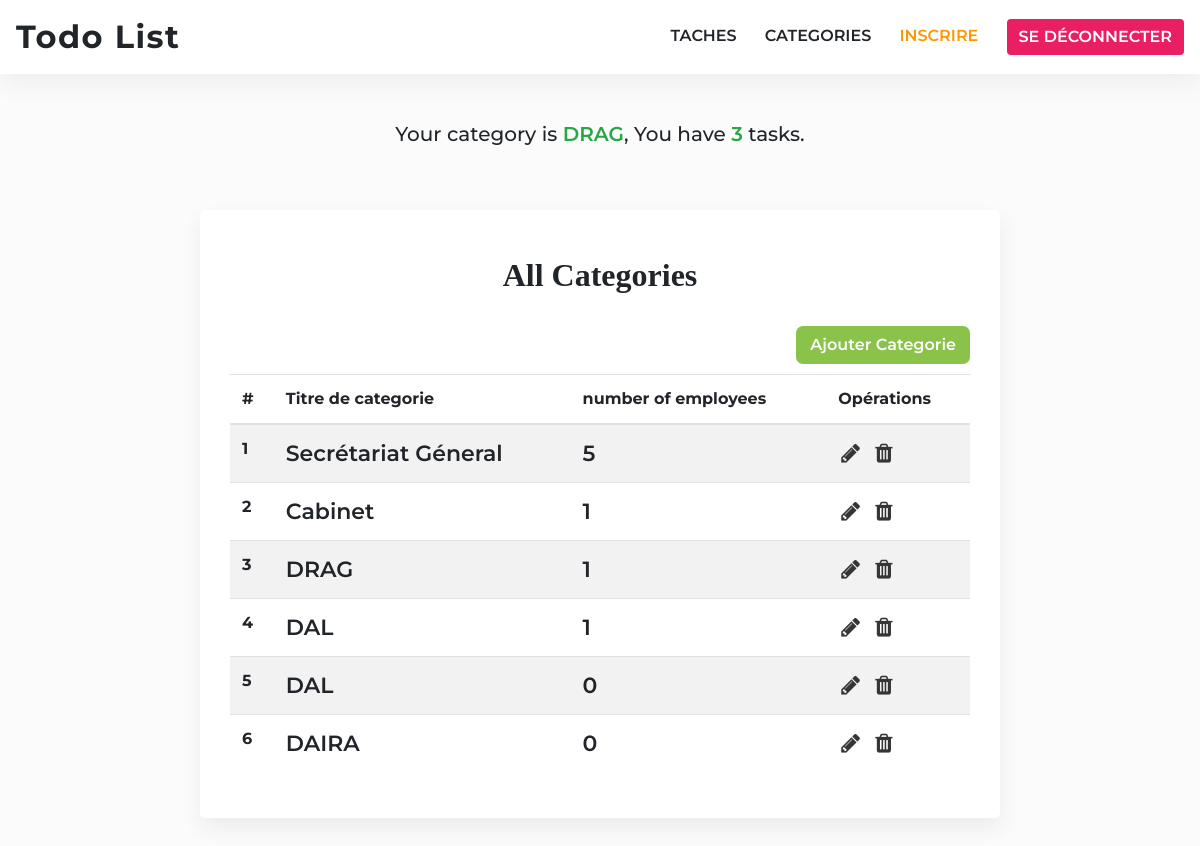
/categories (signed in), run on the app's committed database.
### app/models/Model.py (models this page shows, shortened)
class Category(db.Model):
    id = db.Column(db.Integer, primary_key=True)
    title = db.Column(db.String(100), nullable=False)
    users = db.relationship('User', backref='category', lazy="dynamic")

### app/views/category.py (the view)
@category.route('/categories')
@login_required
def categories():
    title = "categories"
    categories = Category.query.all()
    return render_template('categories/index.html',title=title, categories=categories)

### app/templates/categories/index.html (shortened to what this page needs)
{% extends "base.html" %} {% block title %}{{ title }}{% endblock %} {% block
content %}
<div class="container all-tasks col-md-8">
  <table class="table table-striped">
    <div>
      <h2>All categories</h2>
    </div>
    <a class="add-category-btn" href="{{ url_for('category.new_category') }}">Ajouter categorie</a>
    <thead>
      <tr>
        <th scope="col">#</th>
        <th scope="col">Titre de categorie</th>
        <th scope="col">number of employees</th>
        <th scope="col">Opérations</th>
      </tr>
    </thead>
    {% if categories|length <= 0 %}
    <tbody>
      <tr>
        <td colspan="5" class="no-tasks">Il n'y a pas encore des categories.</td>
      </tr>
    </tbody>
    {% else %}
    <tbody>
      {% for category in categories %}
      <tr>
        <th scope="row">{{ loop.index }}</th>
        <td>{{ category.title }}</td>
        <td> {{ category.users.all()|length }} </td>
        <td class="crud-operations">
          <a href="{{ url_for('category.edit_category', id=category.id) }}">
            <i class="fa fa-pencil" aria-hidden="true"></i>
          </a>
          <form
            id="delete-category"
            action="{{ url_for('category.delete', id=category.id) }}"
            style="display: inline"
            method="POST"
          >
            <button type="submit">
              <i class="fa fa-trash" aria-hidden="true"></i>
            </button>
          </form>
        </td>
      </tr>
      {% endfor %}
    </tbody>
    {% endif %}
  </table>
</div>
{% endblock %}

### app/templates/base.html (shortened to what this page needs)
<!DOCTYPE html>
<html lang="en">
  <head>
    {% block head %}
    <link
      rel="stylesheet"
      href="{{ url_for('static', filename= 'css/font-awesome.min.css') }}"
    />
    <link
      rel="stylesheet"
      href="{{ url_for('static', filename= 'css/bootstrap.min.css') }}"
    />
    <link
      rel="stylesheet"
      href="{{ url_for('static', filename= 'css/bootstrap-datepicker3.min.css') }}"
    />
    <link
      rel="stylesheet"
      href="{{ url_for('static', filename= 'css/normalize.css') }}"
    />
    <link
      rel="stylesheet"
      href="{{ url_for('static', filename= 'css/beauty.css') }}"
    />
    {% endblock %}
  </head>
  <body>
    <nav class="navbar navbar-expand-lg navbar-light bg-light">
      <a class="navbar-brand" href="{{ url_for('home.index') }}">Todo List</a>
      {% if current_user.is_authenticated %}
      <div class="ml-auto navbar-right-links">
        <a class="ml-4" href="{{ url_for('task.tasks') }}">Taches</a>
        <a class="ml-4" href="{{ url_for('category.categories') }}">Categories</a>
        <a
          href="{{ url_for('auth.register') }}"
          class="ml-4 btn__register"
          >inscrire</a
        >
        <a href="{{ url_for('auth.logout') }}" class="btn btn-danger ml-4"
          >Se déconnecter</a
        >
      </div>
      {% endif %}
    </nav>
    {% if current_user.is_authenticated %}
    <div class="mt-5 text-center">
      <h5>Your category is <span>{{ current_user.category.title }}</span>, You have <span>{{ current_user.tasks.all()|length }}</span> tasks.
      </h5>
    </div>
    {% endif %}
    {% block content %} {% endblock %}
  </body>
</html>

### app/static/css/beauty.css (style rules this page uses)
* { font-family: "Montserrat", sans-serif; box-sizing: border-box; }
body { padding-bottom: 4rem; background: #fbfbfb; }
h1, h2, h4, p { font-family: "Arvo", serif; }
h5 > span { font-weight: 600; color: #28a745; }
.navbar { background: white !important; box-shadow: 1px 6px 28px #eaeaea; }
.navbar-light .navbar-brand { font-size: 2rem; font-weight: 700; color: #212529; letter-spacing: 1.5px; }
.btn__register { color: #ff9800 !important; }
.navbar-right-links a { text-decoration: none; color: #212529; font-weight: 600; text-transform: uppercase; transition: 0.3s all; }
.navbar-right-links .btn { color: white; background: #e91e63; border: none; }
.all-tasks { margin-top: 4rem; background: #fff; padding: 30px; box-shadow: 1px 10px 20px #ececec; border-radius: 5px; }
.all-tasks h2 { text-align: center; font-weight: 900; font-size: 2rem; margin: 1rem 0 2rem; color: #212529; text-transform: capitalize; }
.all-tasks table tbody tr .crud-operations a { text-decoration: none; margin: 0 3px; color: #353535; transition: 0.3s all ease-in-out; }
.all-tasks table tbody tr .crud-operations form button { border: none; background: no-repeat; color: #353535; transition: 0.3s all ease-in-out; }
.all-tasks table tbody tr td { font-weight: 600; font-size: 22px; text-align: left; }
.add-category-btn { float: right; margin-bottom: 10px; background: #8bc34a; padding: 7px 14px; color: white; font-weight: 600; text-transform: capitalize; border-radius: 7px; text-decoration: none; transition: .3s all ease-in-out; }

### data on the page
Category: category "DRAG", title "DRAG", users.all|length "1"
Category: title "Secrétariat Géneral", users.all|length "5"
Category: title "Cabinet", users.all|length "1"
Category: title "DAL", users.all|length "1"
Category: title "DAL", users.all|length "0"
Category: title "DAIRA", users.all|length "0"

### other printed values
{{ current_user.tasks.all()|length }} "3"
